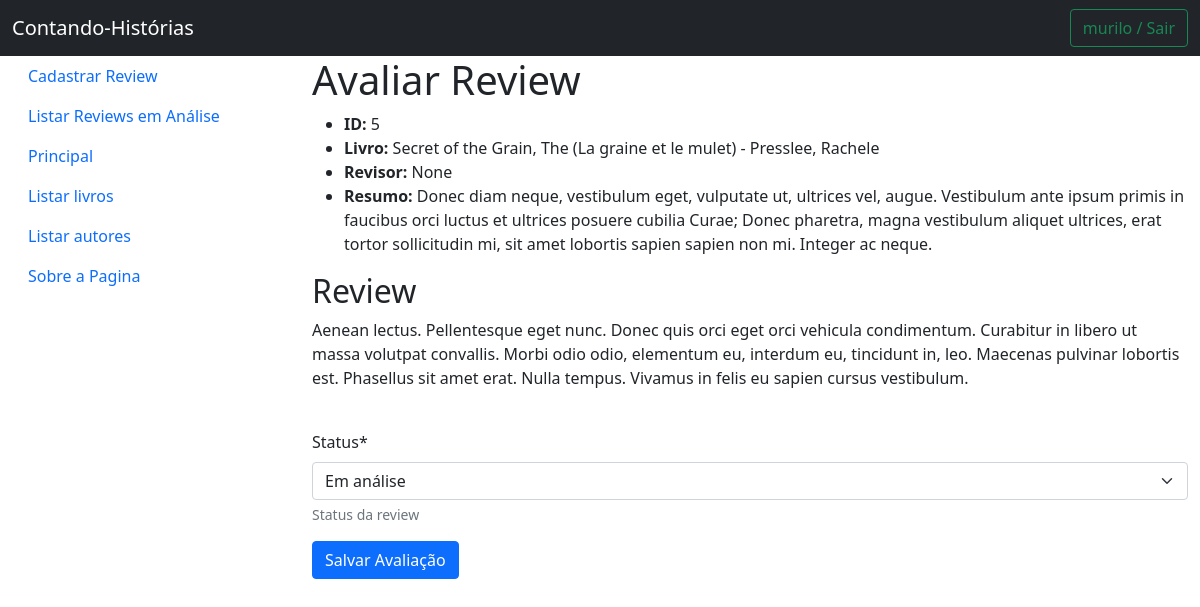
Page /catalago/review/5/avaliar/ (signed in) on the committed database.
### catalago/models.py (models this page shows, shortened)
class Review(models.Model):
    data_review = models.DateTimeField(auto_now_add=True)
    resumo = models.CharField(max_length=200, help_text="Headline da review")
    review = models.TextField(max_length=2000, help_text="Conteúdo da review")
    livro = models.ForeignKey(Livro,
                              help_text="Autor do livro",
                              on_delete=models.CASCADE)
    revisor = models.ForeignKey(User,
                                help_text="Usuário que criou a review",
                                related_name="user_revisor",
                                null=True,
                                on_delete=models.CASCADE)
    avaliador = models.ForeignKey(User,
                                  help_text="Usuário que avaliou esta review",
                                  related_name="user_avaliador",
                                  null=True,
                                  on_delete=models.SET_NULL)
    class Meta:
        permissions = (("pode_avaliar_review", "Pode avaliar uma review cadastrada"),)
    class ReviewStatus(models.TextChoices):
        EM_ANALISE = 'e', "Em análise"
        REPROVADA = 'r', "Reprovada"
        APROVADA = 'a', "Aprovada"
    status = models.CharField(max_length=1,
                              help_text="Status do review",
                              default=ReviewStatus.EM_ANALISE,
                              choices=ReviewStatus.choices)

class Livro(models.Model):
    titulo = models.CharField(max_length=200, help_text="Titulo do livro")
    sumario = models.TextField(max_length=2000, help_text="Sumario do livro")
    edicao = models.CharField(max_length=20, help_text="Titulo do livro")
    isbn = models.CharField(verbose_name="ISBN",
                            max_length=13,
                            help_text="ISBN do livro",
                            unique=True)
    idioma = models.ForeignKey(Idioma,
                               help_text="Idioma do livro",
                               on_delete=models.SET_NULL,
                               null=True)
    autor = models.ForeignKey(Autor,
                              help_text="Autor do livro",
                              on_delete=models.CASCADE,
                              null=True)
    generos = models.ManyToManyField(Genero)
    def __str__(self):
        return f'{self.titulo} - {self.autor}'

class Autor(models.Model):
    primeiro_nome = models.CharField(max_length=100,
                                     help_text="Primeiro nome do autor")
    sobrenome = models.CharField(max_length=100,
                                 help_text="sobrenome do autor")
    edicao = models.CharField(max_length=10,
                              null=True,
                              help_text="edicao do livro")
    data_nascimento = models.DateField('Data de nascimento',
                                       null=True,
                                       blank=True,
                                       default=None,
                                       help_text="Data de nascimento do autor")
    data_morte = models.DateField('Data do óbito',
                                  null=True,
                                  blank=True,
                                  default=None,
                                  help_text="Data de morte do autor")
    def __str__(self):
        return f'{self.sobrenome}, {self.primeiro_nome}'

### catalago/views.py (the view)
# urls.py: path('review/<int:pk>/avaliar/', views.review_avaliar, name='review_avaliar'),
@permission_required('pode_avaliar_review')
def review_avaliar(request, pk):
    review = get_object_or_404(Review, pk=pk)
    if request.method == 'POST':
        form = AvaliarReviewForm(request.POST)
        if form.is_valid():
            review.status = form.cleaned_data['status']
            review.save()
            return HttpResponseRedirect(reverse('review_list'))
    else:
        form = AvaliarReviewForm()
    form.helper.form_action = reverse('review_avaliar', args=[pk])
    context = {
      'form': form,
      'review': review
    }
    return render(request, 'catalago/review_avaliar_form.html', context)

### catalago/forms.py
class AvaliarReviewForm( forms.Form ):
  status = forms.ChoiceField(choices=Review.ReviewStatus.choices, required=True, help_text="Status da review")
  def __init__(self, *args, **kwargs ):
    super().__init__( *args, **kwargs )
    self.helper = FormHelper(self)
    self.helper.add_input(Submit('submit', 'Salvar Avaliação', css_class='btn-primary'))

### catalago/templates/catalago/review_avaliar_form.html
{% extends 'base.html' %}
{% load crispy_forms_tags %}
{% block conteudo %}
  <h1>Avaliar Review</h1>
  <ul>
    <li><b>ID: </b> {{ review.id }} </li>
    <li><b>Livro: </b> {{ review.livro }}</li>
    <li><b>Revisor: </b> {{ review.revisor }}</li>
    <li><b>Resumo: </b> {{ review.resumo }} </li>
  </ul>
  <h2>Review</h2>
  <p>{{ review.review }} </p>
  <br>
  {% crispy form %}
{% endblock %}

### catalago/templates/base.html (shortened to what this page needs)
<!doctype html>
<html>
<head>
    <link href="https://cdn.jsdelivr.net/npm/bootstrap@5.0.2/dist/css/bootstrap.min.css" rel="stylesheet"
>
</head>
<body>
  <header>
    <nav class="navbar navbar-expand-lg navbar-dark bg-dark">
        <div class="container-fluid">
            <span class="navbar-brand">Contando-Histórias</span>
            {% if user.is_authenticated %}
              <span class="navbar-item">
                  <a href="{% url 'logout' %}" class="btn btn-outline-success">{{ user.get_username }} / Sair</a>
              </span>
            {% else %}
              <a href="{% url 'login' %}" class="btn btn-outline-success">Entrar</a>
            {% endif %}
        </div>
    </nav>
  </header>
  <main class="container-fluid">
    <div class="row">
      <div class="col-3">
        {% block menu %}
        <ul class="nav flex-column">
          {% if user.is_authenticated %}
            <li class="nav-item"><a href="{% url 'review_create' %}" class="nav-link">Cadastrar Review</a></li>
          {% endif %}
          {% if user.is_authenticated and perms.catalogo.pode_avaliar_review %}
            <li class="nav-item"><a href="{% url 'review_list' %}" class="nav-link">Listar Reviews em Análise</a></li>
          {% endif %}
            <li class="nav-item"><a href="{% url 'index' %}" class="nav-link">Principal</a></li>
            <li class="nav-item"><a href="{% url 'livro_list' %}" class="nav-link">Listar livros</a></li>
            <li class="nav-item"><a href="" class="nav-link">Listar autores</a></li>
            <li class="nav-item"><a href="{% url 'sobre' %}" class="nav-link">Sobre a Pagina</a></li>
        </ul>
        {% endblock %}
      </div>
      <div class="col-9">
        {% block conteudo %}
        {% endblock %}
      </div>
    </div>
  </main>
</body>
</html>

### rows in the picture
Review: id "5", livro "Secret of the Grain, The (La graine et le mulet) - Presslee, Rachele", revisor "None", resumo "Donec diam neque, vestibulum eget, vulputate ut, ultrices vel, augue. Vestibulum ante ipsum primis in faucibus orci luctus et ultrices posuere cubilia Curae; Donec pharetra, magna vestibulum aliquet ultrices, erat tortor sollicitudin mi, sit amet lobortis sapien sapien non mi. Integer ac neque.", review "Aenean lectus. Pellentesque eget nunc. Donec quis orci eget orci vehicula condimentum. Curabitur in libero ut massa volutpat convallis. Morbi odio odio, elementum eu, interdum eu, tincidunt in, leo. Maecenas pulvinar lobortis est. Phasellus sit amet erat. Nulla tempus. Vivamus in felis eu sapien cursus vestibulum."

### other values in the picture
{{ user.get_username }} "murilo"
